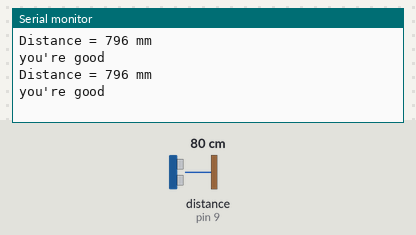
The sketch below on a simulated Arduino Uno, built with avr-gcc and run on an emulated ATmega328P. Shown: the last lines printed to the serial monitor. Wiring (inferred from the names in the program): ultrasonic range finder: trigger pin 8; echo pin 9. The test bench sets the inputs (shaded band); at power-on: distance to the obstacle (sensor on pin 9) 80 cm. The echo pulse lasts 58.3 µs per cm.

Above: at 1.8 s.
1.9 s: distance to the obstacle (sensor on pin 9) set to 2 cm
At 2.6 s:
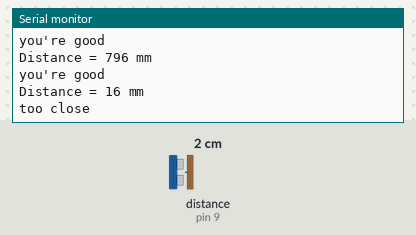
4.5 s: distance to the obstacle (sensor on pin 9) set to 4 cm
At 5.8 s:
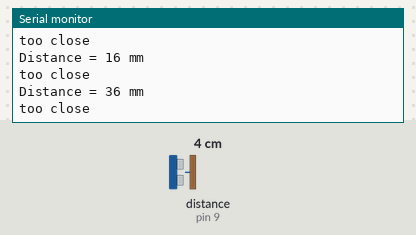
6.0 s: distance to the obstacle (sensor on pin 9) set to 299 cm
At 6.5 s:
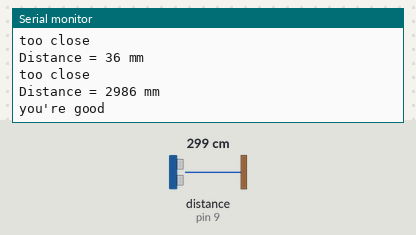
Timing chart, 0 to 9.0 s (numbered marks = the images above; inputs shaded):
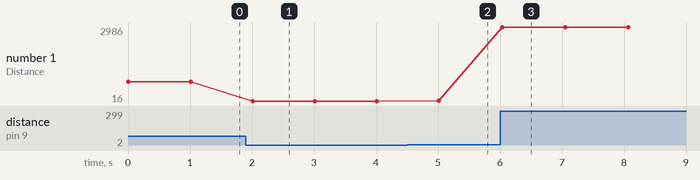

Measured:
- after the input at 1.9 s, the serial monitor: prints a new line after 0.11 s (image 1)
- after the input at 4.5 s, the serial monitor: prints a new line after 0.51 s (image 2)
- after the input at 6.0 s, the serial monitor: prints a new line at once (image 3)
- plotted number 1: 796 → 16 after the input at 1.9 s, 16 → 36 after the input at 4.5 s, 36 → 2986 after the input at 6.0 s

The sketch:

distance-range-sensor.ino
```cpp
#include "arduino_secrets.h"

const int TriggerPin = 8; //Trig pin
const int EchoPin = 9; //Echo pin
long Duration = 0;

void setup(){
pinMode(TriggerPin,OUTPUT); // Trigger is an output pin
pinMode(EchoPin,INPUT); // Echo is an input pin
Serial.begin(9600); // Open a connection to the Serial monitor
}

void loop(){
digitalWrite(TriggerPin, LOW);
delayMicroseconds(2);
digitalWrite(TriggerPin, HIGH); // Trigger pin to HIGH
delayMicroseconds(10); // 10us high
digitalWrite(TriggerPin, LOW); // Trigger pin to HIGH

Duration = pulseIn(EchoPin,HIGH); // Waits for the echo pin to get high
// returns the Duration in microseconds
long Distance_mm = Distance(Duration); // Use function to calculate the distance

Serial.print("Distance = "); // Output to serial
Serial.print(Distance_mm);
Serial.println(" mm");

if (Distance_mm < 100) {
Serial.println("too close")

;  } else {
Serial.println("you're good")
;  }

delay(1000); // Wait to do next measurement
}

long Distance(long time)
{
// Calculates the Distance in mm
// ((time)*(Speed of sound))/ toward and backd of object) * 10

long DistanceCalc; // Calculation variable
DistanceCalc = ((time*0.343) / 2); // Actual calculation in mm
//DistanceCalc = time / 74 / 2; // Actual calculation in inches
return DistanceCalc; // return calculated value
}
```

arduino_secrets.h
```cpp

```
